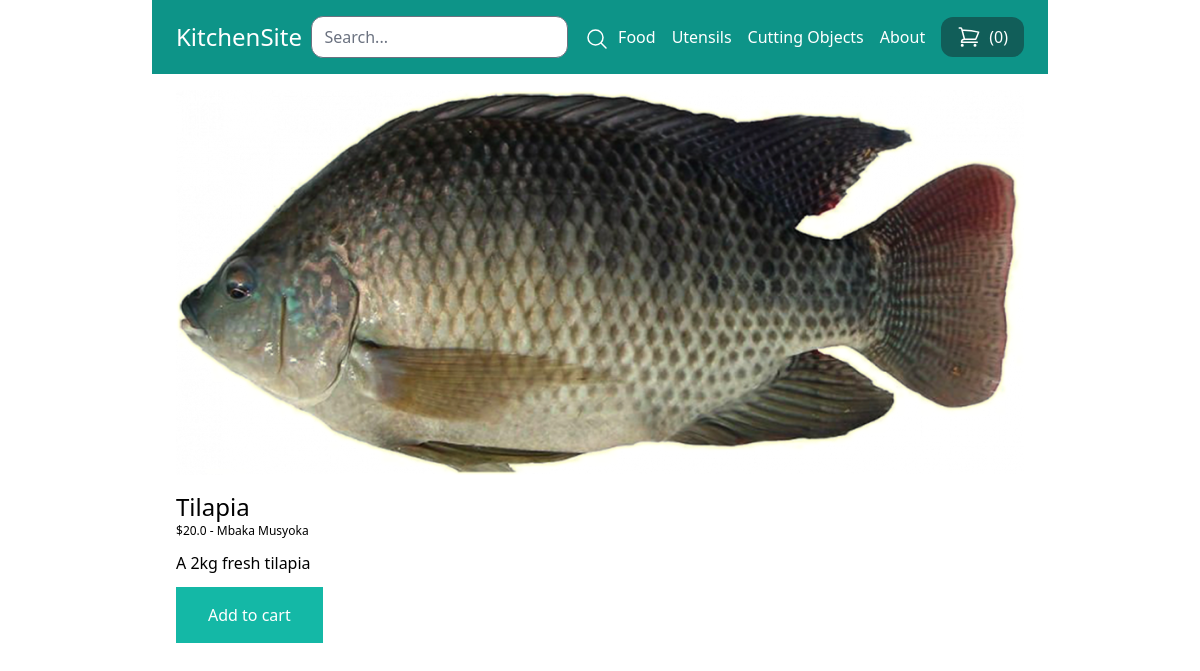
Page /food/tilapia/ on the committed database.
### store/models.py (models this page shows, shortened)
class Category(models.Model):
    title = models.CharField(max_length=60)
    slug = models.SlugField(max_length=60)
    class Meta:
        verbose_name_plural = 'Categories'

class Product(models.Model):
    DRAFT = 'draft'
    WAITING_APPROVAL = 'waitingapproval'
    ACTIVE = 'active'
    DELETED = 'deleted'
    STATUS_CHOICES = (
        (DRAFT, 'Draft'),
        (WAITING_APPROVAL, 'Waiting Approval'),
        (ACTIVE, 'Active'),
        (DELETED, 'Deleted'),
    )
    user = models.ForeignKey(User, related_name='products', on_delete=models.CASCADE)
    category = models.ForeignKey(Category, related_name='products', on_delete=models.CASCADE)
    title = models.CharField(max_length=60)
    slug = models.SlugField(max_length=60)
    description = models.TextField(blank=True)
    price = models.IntegerField()
    image = models.ImageField(upload_to='uploads/product_images/', blank=True, null=True)
    thumbnail = models.ImageField(upload_to='uploads/product_images/thumbnail/', blank=True, null=True)
    created_at = models.DateTimeField(auto_now_add=True)
    updated_at = models.DateTimeField(auto_now=True)
    status = models.CharField(max_length=50, choices=STATUS_CHOICES, default=ACTIVE)
    class Meta:
        ordering = ('-created_at',)
    def get_display_price(self):
        return self.price / 100

### store/views.py (the view)
# urls.py: path('<slug:category_slug>/<slug:slug>/', views.product_detail, name='product_detail'),
def product_detail(request, category_slug, slug):
    product = get_object_or_404(Product, slug=slug, status=Product.ACTIVE)
    return render(request, 'store/product_detail.html', {
        'product': product
    })

### store/cart.py (called while the page is built)
    def __len__(self):
        return sum(item['quantity'] for item in self.cart.values())

### store/context_processors.py (called while the page is built)
def cart(request):
    return {'cart': Cart(request)}

### store/templatetags/menu.py (called while the page is built)
@register.inclusion_tag('core/menu.html')
def menu():
    categories = Category.objects.all()
    return {'categories': categories}

### store/templates/store/product_detail.html (shortened to what this page needs)
{% extends 'core/base.html' %}
{% block content %}
{% if product.image %}
<div class="image mb-4">
    <img src="{{ product.image.url }}" alt="Image of {{product.title}}">
</div>
{% endif %}
<h1 class="text-2xl">{{ product.title }}</h1>
<p class="text-xs text-gray-550">
    ${{product.get_display_price}}
    -
    <a href="{% url 'vendor_detail' product.user.id %}">
        {% firstof product.user.get_full_name product.user.username %}
    </a>
</p>
{% if product.description %}
<p class="mt-3">
    {{product.description}}
</p>
{% endif %}
<a href="{% url 'add_to_cart' product.id %}" class="mt-3 inline-block px-8 py-4 bg-teal-500 text-white">Add to cart</a>
{% endblock %}

### core/templates/core/menu.html
{% for category in categories %}
<a href="{% url 'category_detail' category.slug %}" class="text-white">{{category.title}}</a>
{% endfor %}
<a href="{% url 'about' %}" class="text-white">About</a>

### rows in the picture
Category: title "Food"
Category: title "Utensils"
Category: title "Cutting Objects"
Product: image (picture), title "Tilapia", get_display_price "20.0", user.last_name "Mbaka Musyoka", description "A 2kg fresh tilapia"

### other values in the picture
{{ cart|length }} "0"
